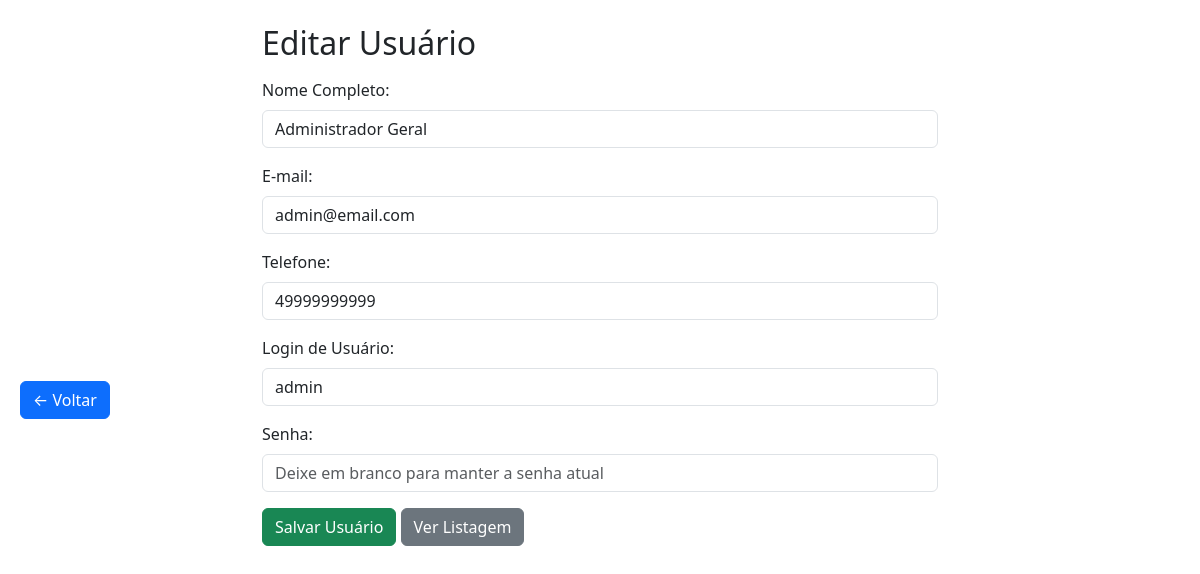
Page /site/admin/usuario/UsuarioForm.php?editar=11 on the committed database.
### tables this page shows
CREATE TABLE IF NOT EXISTS `usuario` (
  `id` int NOT NULL AUTO_INCREMENT,
  `nome` varchar(100) NOT NULL DEFAULT '0',
  `email` varchar(1000) NOT NULL DEFAULT '0',
  `telefone` varchar(20) NOT NULL DEFAULT '0',
  `senha` varchar(250) NOT NULL DEFAULT '0',
  `nivel_acesso` varchar(20) NOT NULL DEFAULT '0',
  `login` varchar(50) DEFAULT NULL,
  PRIMARY KEY (`id`)
);

### site/admin/database/db.class.php (called while the page is built, shortened)
<?php
class db
{
    private $host     = 'localhost';
    private $user     = 'root';
    private $password = '';
    private $port     = '3306';
    private $dbname   = 'cafeteria';
    private $table_name;
    private $conn;
    public function __construct($table_name)
    {
        $this->table_name = $table_name;
        $this->conn = $this->connect();
    }
    private function connect()
    {
        try {
            return new PDO(
                "mysql:host=$this->host;dbname=$this->dbname;port=$this->port;charset=utf8",
                $this->user,
                $this->password,
                [
                    PDO::ATTR_ERRMODE => PDO::ERRMODE_EXCEPTION,
                ]
            );
        } catch (PDOException $e) {
            die('Erro na conexão: ' . $e->getMessage());
        }
    }
    public function find($id)
    {
        $sql = "SELECT * FROM $this->table_name WHERE id = ? LIMIT 1";
        try {
            $st = $this->conn->prepare($sql);
            $st->execute([$id]);
            return $st->fetch(PDO::FETCH_OBJ);
        } catch (PDOException $e) {
            var_dump("Erro ao buscar por ID", $e->getMessage());
            return false;
        }
    }
}

### site/admin/usuario/UsuarioForm.php (the view, shortened to what this page needs)
<?php
include __DIR__ . '/../../../header.php';
include '../database/db.class.php';
$db = new db('usuario');
$id = "";
$nome = "";
$email = "";
$telefone = "";
$login = "";
if (!empty($_GET['editar'])) {
    $u = $db->find($_GET['editar']);
    if ($u) {
        $id       = $u->id;
        $nome     = $u->nome;
        $email    = $u->email;
        $telefone = $u->telefone;
        $login    = $u->login;
    }
}
?>
<header>
    <button class="btn btn-primary position-fixed" style="left: 20px; top: 50%; transform: translateY(-50%); z-index: 1030;" onclick="history.back()">&larr; Voltar
    </button>
</header>
<div class="container mt-4" style="max-width: 700px;">
    <h2><?= $id ? "Editar Usuário" : "Novo Usuário" ?></h2>
    <form action="" method="POST" class="mt-3">
        <div class="mb-3">
            <label class="form-label">Nome Completo:</label>
            <input type="text" name="nome" class="form-control" value="<?= htmlspecialchars($nome) ?>" placeholder="Ex: João da Silva">
        </div>
        <div class="mb-3">
            <label class="form-label">E-mail:</label>
            <input type="email" name="email" class="form-control" value="<?= htmlspecialchars($email) ?>" placeholder="Ex: joao@email.com">
        </div>
        <div class="mb-3">
            <label class="form-label">Telefone:</label>
            <input type="text" name="telefone" class="form-control" value="<?= htmlspecialchars($telefone) ?>" placeholder="Ex: (49) 99999-9999">
        </div>
        <div class="mb-3">
            <label class="form-label">Login de Usuário:</label>
            <input type="text" name="login" class="form-control" value="<?= htmlspecialchars($login) ?>" placeholder="Ex: joao.silva">
        </div>
        <div class="mb-3">
            <label class="form-label">Senha:</label>
            <input type="password" name="senha" class="form-control" placeholder="<?= $id ? 'Deixe em branco para manter a senha atual' : 'Digite a senha do usuário' ?>">
        </div>
        <button type="submit" class="btn btn-success">Salvar Usuário</button>
        <a href="UsuarioList.php" class="btn btn-secondary">Ver Listagem</a>
    </form>
</div>

### rows in the picture
usuario: nome "Administrador Geral", email "admin@email.com", telefone "49999999999", login "admin"
